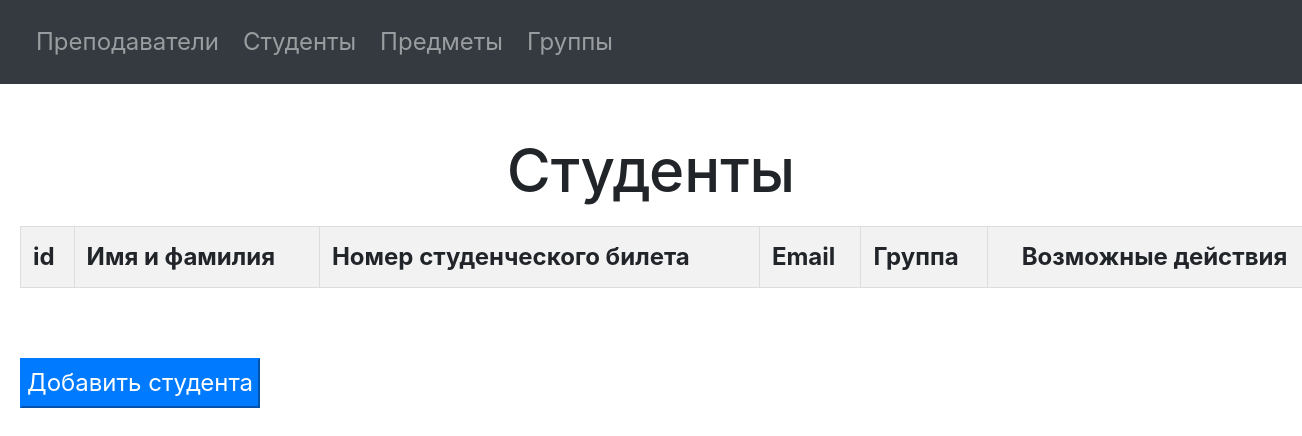
The app's page /students/, older data.
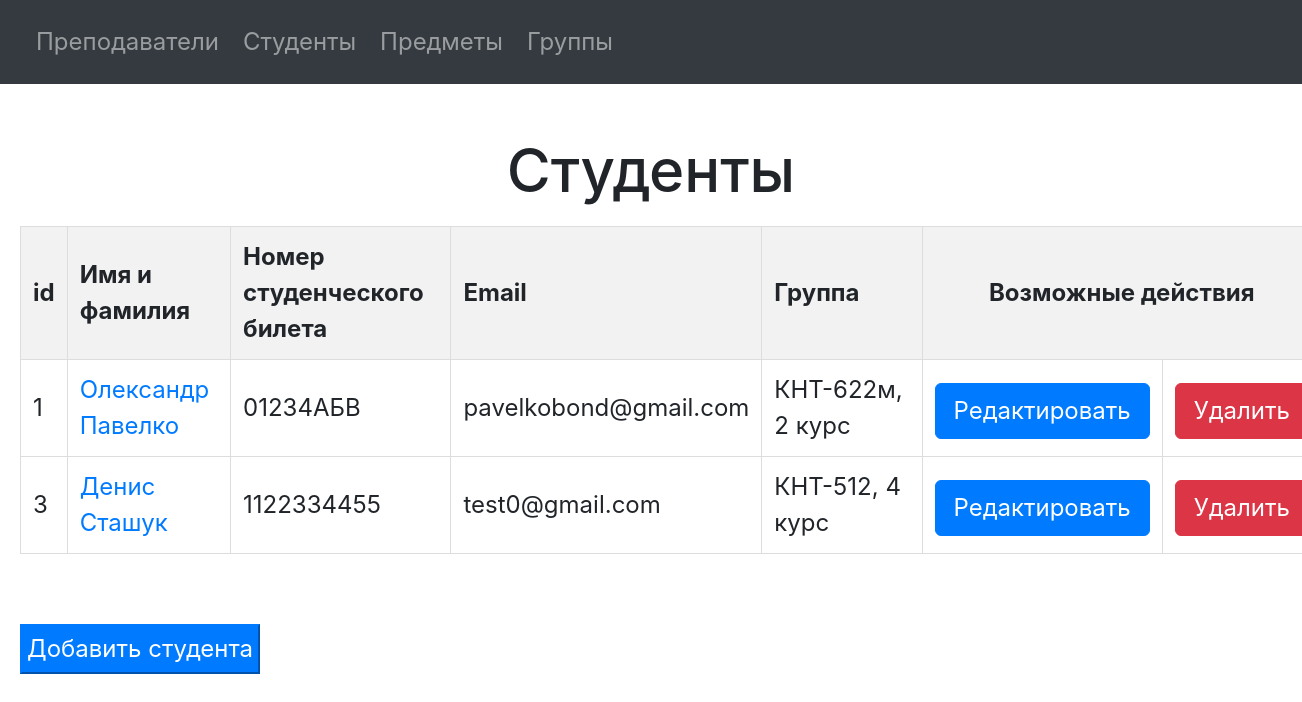
The same page, newer data.
### university/models.py (models this page shows, shortened)
class Student(models.Model):
    first_name = models.CharField(max_length=20, verbose_name="Имя")
    last_name = models.CharField(max_length=20, verbose_name="Фамилия")
    ticket_number = models.CharField(max_length=15, verbose_name="№ студенческого билета")
    email = models.EmailField(max_length=30, verbose_name="Email студента")
    group = models.ForeignKey(to=Group, related_name="students", on_delete=models.CASCADE, verbose_name="Группа")
    class Meta:
        verbose_name = "Студент"
        verbose_name_plural = "Студенты"

class Group(models.Model):
    title = models.CharField(max_length=10, verbose_name="Название группы")
    course = models.IntegerField(choices=COURSE_CHOICES, verbose_name="Курс обучения")
    class Meta:
        verbose_name = "Группа"
        verbose_name_plural = "Группы"
    def __str__(self):
        return f'{self.title}, {self.course} курс'

### university/views.py (the view)
# urls.py: path('students/', get_students, name='get_students'),
def get_students(request):
    students = Student.objects.all()
    context = {
        'students': students,
    }
    return render(request, "student/view_students.html", context)

### templates/student/view_students.html (shortened to what this page needs)
{% include "navigation.html" %}
<!DOCTYPE html>
<html lang="en">
<head>
</head>
<body>
<h1>Студенты</h1>
<table border="1px solid black">
    <thead>
    <tr>
        <th>id</th>
        <th>Имя и фамилия</th>
        <th>Номер студенческого билета</th>
        <th>Email</th>
        <th>Группа</th>
        <th colspan="2" style="text-align: center">Возможные действия</th>
    </tr>
    </thead>
    <tbody>
    {% for student in students %}
        <tr>
            <td>{{ student.id }}</td>
            <td><a href="/student/{{ student.id }}">{{ student.first_name }} {{ student.last_name }}</a></td>
            <td>{{ student.ticket_number }}</td>
            <td>{{ student.email }}</td>
            <td>{{ student.group }}</td>
            <td>
                <form action="/student/{{ student.id }}/edit">
                    <button class="btn btn-primary">Редактировать</button>
                </form>
            </td>
            <td>
                <form action="/student/{{ student.id }}/delete">
                    <button class="btn btn-danger">Удалить</button>
                </form>
            </td>
        </tr>
    {% endfor %}
    </tbody>
</table>
<form action="/student/add" style="margin-top: 50px; margin-left: 10px">
    <button type="submit" class="btn-primary btn-submit">Добавить студента</button>
</form>
</body>
</html>

Row changes from the older to the newer data that the page shows:
added Student: id "1", first_name "Олександр", last_name "Павелко", ticket_number "01234АБВ", email "pavelkobond@gmail.com", group "КНТ-622м, 2 курс"
added Student: id "3", first_name "Денис", last_name "Сташук", ticket_number "1122334455", email "test0@gmail.com", group "КНТ-512, 4 курс"
